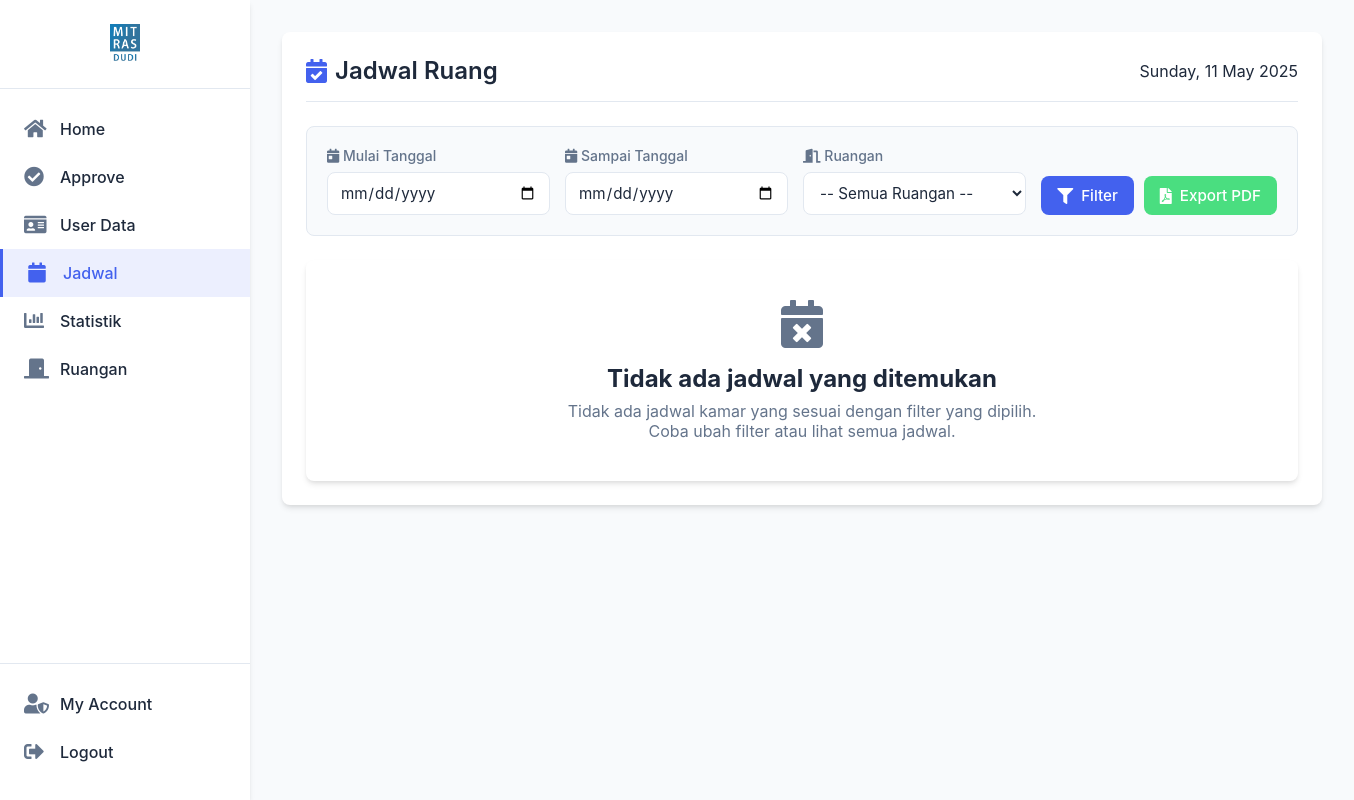
/admin_jadwal.php?room=Ruang Rapat Mitras DUDI, run on an earlier commit of the app's database.
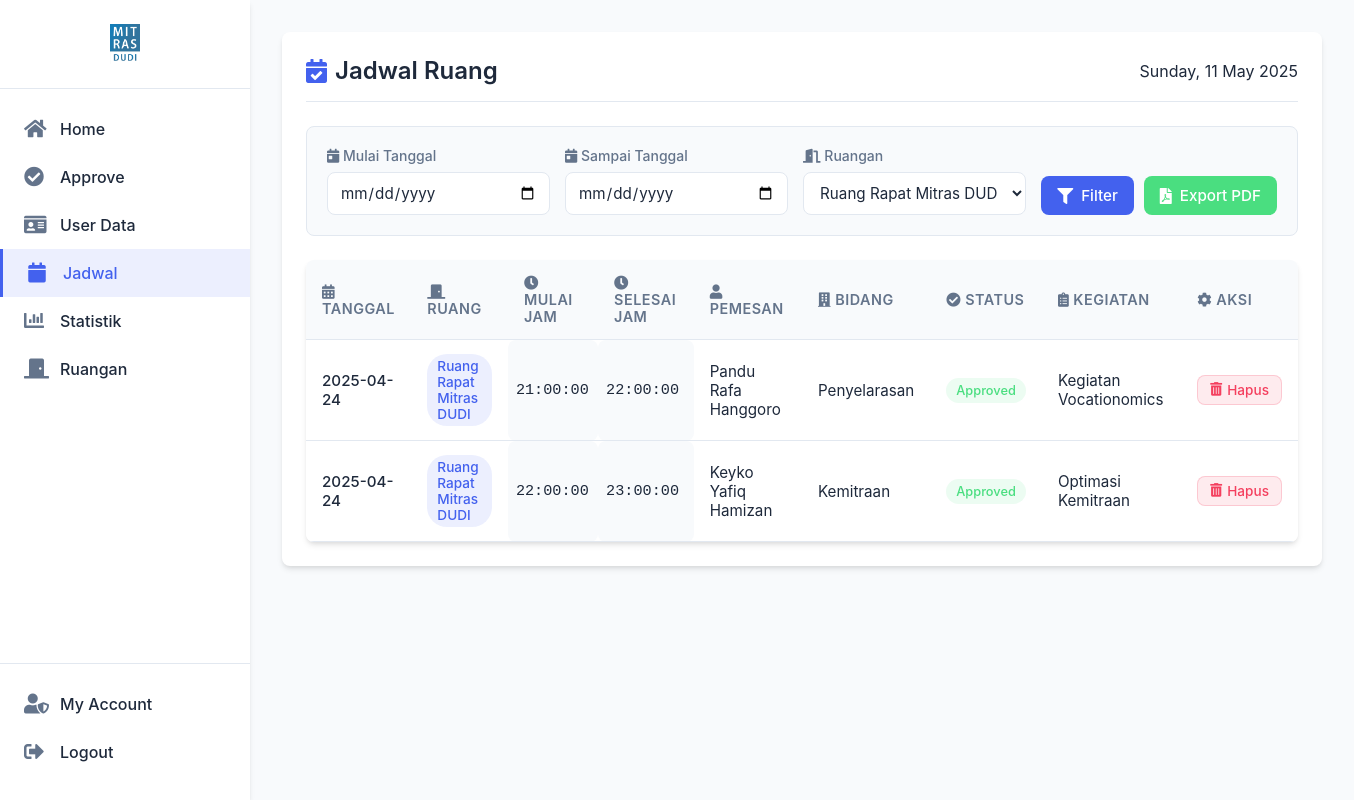
And on a later commit of the database.
### tables this page shows
CREATE TABLE `bookings` (
  `id` int(11) NOT NULL,
  `room` varchar(255) NOT NULL,
  `date` date NOT NULL,
  `time_start` time NOT NULL,
  `time_end` time NOT NULL,
  `field` varchar(255) NOT NULL,
  `user_id` int(11) NOT NULL,
  `status` enum('Pending','Approved','Rejected','Expired') DEFAULT 'Pending',
  `activity` text DEFAULT NULL
);

CREATE TABLE `users` (
  `id` int(11) NOT NULL,
  `nip` varchar(20) NOT NULL,
  `nama` varchar(100) NOT NULL,
  `jabatan` varchar(200) NOT NULL,
  `password` varchar(255) NOT NULL,
  `role` enum('Admin','User') NOT NULL,
  `is_admin` tinyint(1) DEFAULT 0
);

### admin_jadwal.php (the view, shortened to what this page needs)
<?php
$host = 'localhost';
$db = 'projek_ruangan';
$user = 'root';
$pass = '';
try {
    $pdo = new PDO("mysql:host=$host;dbname=$db", $user, $pass);
    $pdo->setAttribute(PDO::ATTR_ERRMODE, PDO::ERRMODE_EXCEPTION);
} catch (PDOException $e) {
    die("Koneksi ke database gagal: " . $e->getMessage());
}
$startDate = '';
$endDate = '';
$roomFilter = '';
$query = "
    SELECT bookings.id, bookings.room, bookings.date, bookings.time_start, bookings.time_end, bookings.field, bookings.status, bookings.activity, users.nama
    FROM bookings
    JOIN users ON bookings.user_id = users.id
";
$conditions = [];
if (isset($_GET['room']) && !empty($_GET['room'])) {
    $roomFilter = $_GET['room'];
    $conditions[] = "bookings.room = :room";
}
if (!empty($conditions)) {
    $query .= " WHERE " . implode(" AND ", $conditions);
}
$query .= " ORDER BY bookings.date, bookings.time_start";
$stmt = $pdo->prepare($query);
if ($roomFilter) {
    $stmt->bindParam(':room', $roomFilter);
}
$stmt->execute();
$bookings = $stmt->fetchAll(PDO::FETCH_ASSOC);
$roomsQuery = $pdo->query("SELECT DISTINCT room FROM bookings ORDER BY room");
$roomOptions = $roomsQuery->fetchAll(PDO::FETCH_COLUMN);
$current_date = date('l, d F Y');
?>
<!DOCTYPE html>
<html lang="id">
<head>
    <link href='https://unpkg.com/boxicons@2.1.4/css/boxicons.min.css' rel='stylesheet'>
    <link rel="stylesheet" href="https://cdnjs.cloudflare.com/ajax/libs/font-awesome/5.15.3/css/all.min.css">
    <link rel="stylesheet" href="https://cdnjs.cloudflare.com/ajax/libs/animate.css/4.1.1/animate.min.css">
</head>
<body>
    <div class="sidebar">
        <div class="logo-area">
            <img src="gambar/LOGO 1 MITRAS.jpg" alt="Logo">
        </div>
        <a href="admin_home.php">
            <i class="fas fa-home"></i> <span>Home</span>
        </a>
        <a href="admin_approve.php">
            <i class="fas fa-check-circle"></i> <span>Approve</span>
        </a>
        <a href="admin_datauser.php">
            <i class="fas fa-id-card"></i> <span>User Data</span>
        </a>
        <a href="admin_jadwal.php" class="active">
            <i class="fas fa-calendar"></i> <span>Jadwal</span>
        </a>
        <a href="admin_statistik.php">
            <i class="fas fa-chart-bar"></i> <span>Statistik</span>
        </a>
        <a href="admin_ruang.php">
            <i class="fas fa-door-closed"></i> <span>Ruangan</span>
        </a>
        <div class="bottom-links">
            <a href="admin_akun.php">
                <i class="fas fa-user-shield"></i> <span>My Account</span>
            </a>
            <a href="logout.php" onclick="return confirmLogout();">
                <i class="fas fa-sign-out-alt"></i> <span>Logout</span>
            </a>
        </div>
    </div>
    <div class="main-jadwal">
        <div class="container-jadwal">
            <div class="dashboard animate__animated animate__fadeIn">
                <div class="page-header">
                    <h2><i class="fas fa-calendar-check"></i> Jadwal Ruang</h2>
                    <span><?php echo $current_date; ?></span>
                </div>
                <form method="GET" action="admin_jadwal.php" class="filter-form">
                    <div class="filter-group">
                        <label for="start_date">
                            <i class="fas fa-calendar-day"></i> Mulai Tanggal
                        </label>
                        <input type="date" id="start_date" name="start_date" value="<?= htmlspecialchars($startDate) ?>">
                    </div>
                    <div class="filter-group">
                        <label for="end_date">
                            <i class="fas fa-calendar-day"></i> Sampai Tanggal
                        </label>
                        <input type="date" id="end_date" name="end_date" value="<?= htmlspecialchars($endDate) ?>">
                    </div>
                    <div class="filter-group">
                        <label for="room">
                            <i class="fas fa-door-open"></i> Ruangan
                        </label>
                        <select name="room" id="room">
                            <option value="">-- Semua Ruangan --</option>
                            <?php foreach ($roomOptions as $room): ?>
                            <option value="<?= htmlspecialchars($room) ?>" <?= $roomFilter == $room ? 'selected' : '' ?>>
                                <?= htmlspecialchars($room) ?>
                            </option>
                            <?php endforeach; ?>
                        </select>
                    </div>
                    <div class="button-group">
                        <button type="submit" class="btn btn-primary">
                            <i class="fas fa-filter"></i> Filter
                        </button>
                        <button type="submit" name="generate_pdf" class="btn btn-success">
                            <i class="fas fa-file-pdf"></i> Export PDF
                        </button>
                    </div>
                </form>
                <?php if (count($bookings) > 0): ?>
                <div class="table-container">
                    <table>
                        <thead>
                            <tr>
                                <th><i class="fas fa-calendar-alt"></i> Tanggal</th>
                                <th><i class="fas fa-door-closed"></i> Ruang</th>
                                <th><i class="fas fa-clock"></i> Mulai Jam</th>
                                <th><i class="fas fa-clock"></i> Selesai Jam</th>
                                <th><i class="fas fa-user"></i> Pemesan</th>
                                <th><i class="fas fa-building"></i> Bidang</th>
                                <th><i class="fas fa-check-circle"></i> Status</th>
                                <th><i class="fas fa-clipboard-list"></i> Kegiatan</th>
                                <th><i class="fas fa-cog"></i> Aksi</th>
                            </tr>
                        </thead>
                        <tbody>
                            <?php foreach ($bookings as $booking):
                                $isToday = (date('Y-m-d') === $booking['date']) ? ' is-today' : '';
                            ?>
                                <tr class="<?= $isToday ?>">
                                    <td class="date-display"><?= htmlspecialchars($booking['date']) ?></td>
                                    <td><span class="room-tag"><?= htmlspecialchars($booking['room']) ?></span></td>
                                    <td class="time-range"><?= htmlspecialchars($booking['time_start']) ?></td>
                                    <td class="time-range"><?= htmlspecialchars($booking['time_end']) ?></td>
                                    <td><?= htmlspecialchars($booking['nama']) ?></td>
                                    <td><?= htmlspecialchars($booking['field']) ?></td>
                                    <td>
                                        <?php
                                        $statusClass = '';
                                        switch(strtolower($booking['status'])) {
                                            case 'approved':
                                                $statusClass = 'badge-success';
                                                break;
                                        }
                                        ?>
                                        <span class="badge <?= $statusClass ?>"><?= htmlspecialchars($booking['status']) ?></span>
                                    </td>
                                    <td><?= htmlspecialchars($booking['activity']) ?></td>
                                    <td>
                                        <a href="delete_pemesanan.php?id=<?= $booking['id'] ?>"
                                           onclick="return confirm('Are you sure you want to delete this schedule?');"
                                           class="action-button delete-button">
                                            <i class="fas fa-trash-alt"></i> Hapus
                                        </a>
                                    </td>
                                </tr>
                            <?php endforeach; ?>
                        </tbody>
                    </table>
                </div>
                <?php else: ?>
                <div class="no-results">
                    <i class="fas fa-calendar-times"></i>
                    <h3>Tidak ada jadwal yang ditemukan</h3>
                    <p>Tidak ada jadwal kamar yang sesuai dengan filter yang dipilih. Coba ubah filter atau lihat semua jadwal.</p>
                </div>
                <?php endif; ?>
            </div>
        </div>
    </div>
</body>
</html>

What changed in the data, as far as the page shows it:
added bookings: date "2025-04-24", room "Ruang Rapat Mitras DUDI", time_start "21:00:00", time_end "22:00:00", user.nama "Pandu Rafa Hanggoro", field "Penyelarasan", status "Approved", activity "Kegiatan Vocationomics"
added bookings: date "2025-04-24", room "Ruang Rapat Mitras DUDI", time_start "22:00:00", time_end "23:00:00", user.nama "Keyko Yafiq Hamizan", field "Kemitraan", status "Approved", activity "Optimasi Kemitraan"
Also different on the page:
form field room: "-- Semua Ruangan --" → "Ruang Rapat Mitras DUDI"
text no longer shown: "Tidak ada jadwal yang ditemukan Tidak ada jadwal kamar yang sesuai dengan filter yang dipilih. Coba ubah filter atau lihat semua jadwal."
text now shown: "TANGGAL RUANG MULAI JAM SELESAI JAM PEMESAN BIDANG STATUS KEGIATAN AKSI"
